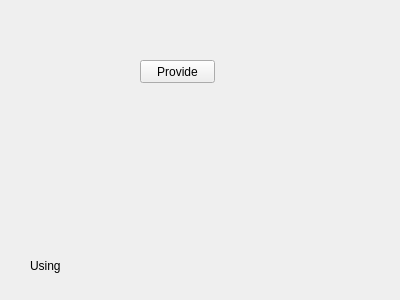
<?xml version="1.0" encoding="UTF-8"?>
<ui version="4.0">
 <class>Widget</class>
 <widget class="QWidget" name="Widget">
  <property name="geometry">
   <rect>
    <x>0</x>
    <y>0</y>
    <width>400</width>
    <height>300</height>
   </rect>
  </property>
  <property name="windowTitle">
   <string>Widget</string>
  </property>
  <widget class="QPushButton" name="provideButton">
   <property name="geometry">
    <rect>
     <x>140</x>
     <y>60</y>
     <width>75</width>
     <height>23</height>
    </rect>
   </property>
   <property name="text">
    <string>Provide</string>
   </property>
  </widget>
  <widget class="QLabel" name="infoLabel">
   <property name="geometry">
    <rect>
     <x>130</x>
     <y>140</y>
     <width>141</width>
     <height>51</height>
    </rect>
   </property>
   <property name="text">
    <string/>
   </property>
  </widget>
  <widget class="QLabel" name="osLabel">
   <property name="geometry">
    <rect>
     <x>180</x>
     <y>240</y>
     <width>141</width>
     <height>31</height>
    </rect>
   </property>
   <property name="text">
    <string/>
   </property>
  </widget>
  <widget class="QLabel" name="label_2">
   <property name="geometry">
    <rect>
     <x>30</x>
     <y>250</y>
     <width>91</width>
     <height>31</height>
    </rect>
   </property>
   <property name="text">
    <string>Using</string>
   </property>
  </widget>
 </widget>
 <layoutdefault spacing="6" margin="11"/>
 <resources/>
 <connections/>
</ui>
